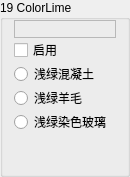
                 <widget class="QGroupBox" name="Base19">
                  <property name="sizePolicy">
                   <sizepolicy hsizetype="Fixed" vsizetype="Preferred">
                    <horstretch>0</horstretch>
                    <verstretch>0</verstretch>
                   </sizepolicy>
                  </property>
                  <property name="minimumSize">
                   <size>
                    <width>130</width>
                    <height>0</height>
                   </size>
                  </property>
                  <property name="maximumSize">
                   <size>
                    <width>130</width>
                    <height>16777215</height>
                   </size>
                  </property>
                  <property name="autoFillBackground">
                   <bool>true</bool>
                  </property>
                  <property name="title">
                   <string>19 ColorLime</string>
                  </property>
                  <property name="flat">
                   <bool>false</bool>
                  </property>
                  <layout class="QVBoxLayout" name="verticalLayout_23">
                   <property name="spacing">
                    <number>0</number>
                   </property>
                   <property name="topMargin">
                    <number>0</number>
                   </property>
                   <property name="bottomMargin">
                    <number>0</number>
                   </property>
                   <item>
                    <widget class="QLabel" name="Color19">
                     <property name="font">
                      <font>
                       <family>微软雅黑</family>
                       <pointsize>9</pointsize>
                      </font>
                     </property>
                     <property name="frameShape">
                      <enum>QFrame::StyledPanel</enum>
                     </property>
                     <property name="text">
                      <string/>
                     </property>
                    </widget>
                   </item>
                   <item>
                    <widget class="QCheckBox" name="Enable19">
                     <property name="text">
                      <string>启用</string>
                     </property>
                    </widget>
                   </item>
                   <item>
                    <widget class="QRadioButton" name="is19Concrete">
                     <property name="text">
                      <string>浅绿混凝土</string>
                     </property>
                     <property name="icon">
                      <iconset resource="../BlockTextures.qrc">
                       <normaloff>:/new/Textures/Slope/block/lime_concrete.png</normaloff>:/new/Textures/Slope/block/lime_concrete.png</iconset>
                     </property>
                    </widget>
                   </item>
                   <item>
                    <widget class="QRadioButton" name="is19Wool">
                     <property name="text">
                      <string>浅绿羊毛</string>
                     </property>
                     <property name="icon">
                      <iconset resource="../BlockTextures.qrc">
                       <normaloff>:/new/Textures/Slope/block/lime_wool.png</normaloff>:/new/Textures/Slope/block/lime_wool.png</iconset>
                     </property>
                    </widget>
                   </item>
                   <item>
                    <widget class="QRadioButton" name="is19StainedGlass">
                     <property name="text">
                      <string>浅绿染色玻璃</string>
                     </property>
                     <property name="icon">
                      <iconset resource="../BlockTextures.qrc">
                       <normaloff>:/new/Textures/Slope/block/lime_stained_glass.png</normaloff>:/new/Textures/Slope/block/lime_stained_glass.png</iconset>
                     </property>
                    </widget>
                   </item>
                   <item>
                    <spacer name="verticalSpacer_20">
                     <property name="orientation">
                      <enum>Qt::Vertical</enum>
                     </property>
                     <property name="sizeHint" stdset="0">
                      <size>
                       <width>20</width>
                       <height>40</height>
                      </size>
                     </property>
                    </spacer>
                   </item>
                  </layout>
                 </widget>
